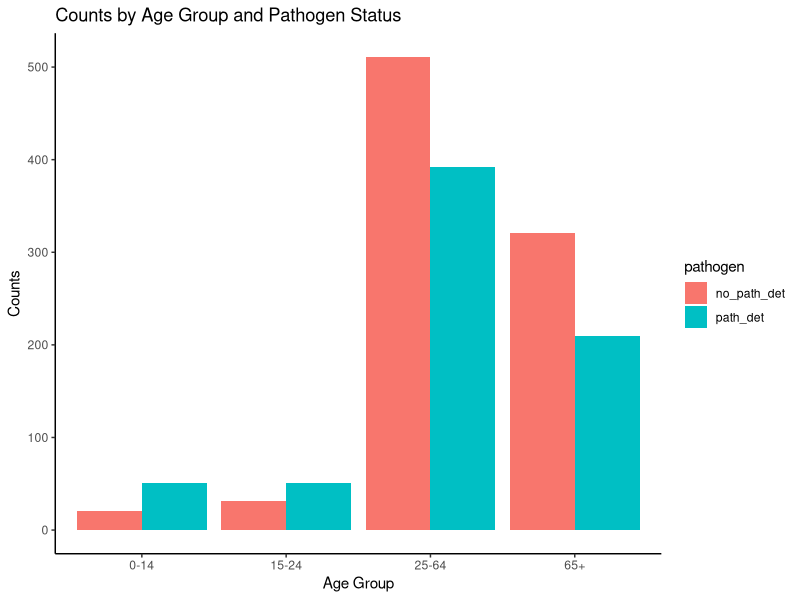
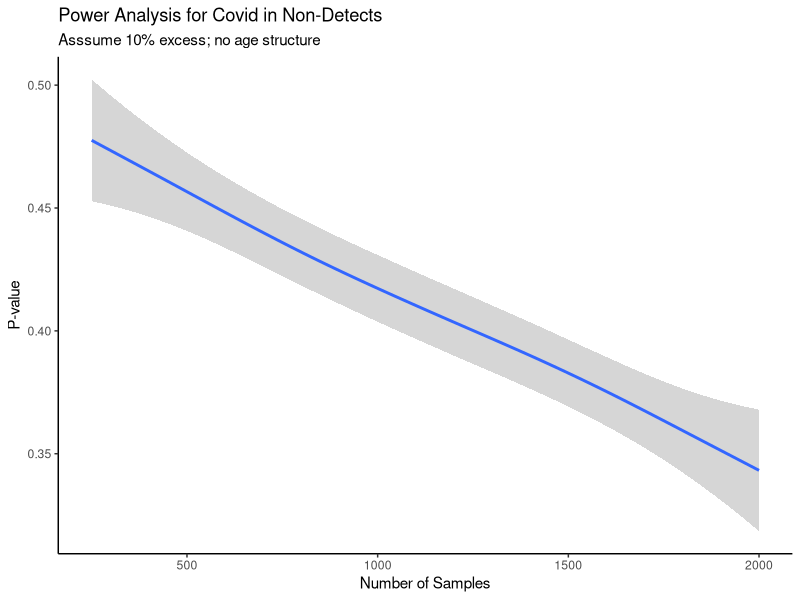

Recreate these plots in R, in order.
# Power analysis to estimate number of samples needed for Covid in non-detects
set.seed(123)
library(ggplot2)
library(vcd)

rm(list = ls())

# Data from Ben 30 October 2024
obs_data <- data.frame(
  age_group = rep(c("0-14", "15-24", "25-64", "65+"), 2),
  pathogen  = rep(c("no_path_det", "path_det"), each = 4),
  counts    = c(21, 31, 511, 321, 51, 51, 392, 210)
)

# Check for differences in age groups
# Create a contingency table
contingency_table <- xtabs(counts ~ age_group + pathogen, data = obs_data)
# Perform the chi-squared test
chi_squared_test <- chisq.test(contingency_table)
print(chi_squared_test)
# Perform pairwise comparisons
pairwise_test <- pairwise.prop.test(contingency_table, p.adjust.method = "bonferroni")
print(pairwise_test)

# Bar plot of counts by age group and pathogen status
ggplot(obs_data, aes(x = age_group, y = counts, fill = pathogen)) +
  geom_bar(stat = "identity", position = "dodge") +
  labs(title = "Counts by Age Group and Pathogen Status", x = "Age Group", y = "Counts") +
  theme_classic()


# Data from https://www.gov.uk/government/statistics/national-flu-and-covid-19-surveillance-reports-2024-to-2025-season 
# Covid Pillar 1 data for 7-day moving average typically roughly 5 to 15% for
# all adults, ignoring age, sex, ethnicity etc.
# Population level covid
min_pop <- 5
max_pop <- 15

# Define % increase in Covid in non-detects, on the assumption that this Covid
# is actually causing their IID
non_det_xs_pct <- 10 # % increase in Covid
non_det_xs <- non_det_xs_pct/100 + 1
# Sample range to check
min_samp <- 250
max_samp <- 2000
stp_samp <- 50
samp_range <- seq(min_samp, max_samp, by = stp_samp)
# Draws per sample (not implemented yet)
drw_samp <- 100

# Ignore age structure initially
# Repeat the process for each sample size based on drw_samp
p_val_tally <- data.frame(drw_samp = numeric(0), trial = numeric(0), p_val = numeric(0))
for(trial in samp_range){
  for(i in 1 : drw_samp){
    det_thresh <- runif(1, min = min_pop/100, max = max_pop/100)
    det_with_covid <- ifelse(runif(trial, 0, 1) > det_thresh, 0, 1)
    nondet_with_covid <- ifelse(runif(trial, 0, 1) > (det_thresh * non_det_xs ), 0, 1)
    # Assemble into data.frame
    dat_for_check <- data.frame(
      freq = c(det_with_covid, nondet_with_covid),
      source = c(rep("det", trial), rep("nondet", trial))
    )
    mod_res <- glm(freq ~ source, data = dat_for_check)
    p_val <- summary(mod_res)$coefficients[2, 4]
    p_val_tally <- rbind(p_val_tally, data.frame(drw_samp = i, trial = trial, p_val = p_val))
  }
}

ggplot(p_val_tally, aes(x = trial, y = p_val)) +
  geom_smooth() +
  labs(title = "Power Analysis for Covid in Non-Detects", subtitle = "Asssume 10% excess; no age structure", x = "Number of Samples", y = "P-value") +
  theme_classic()
